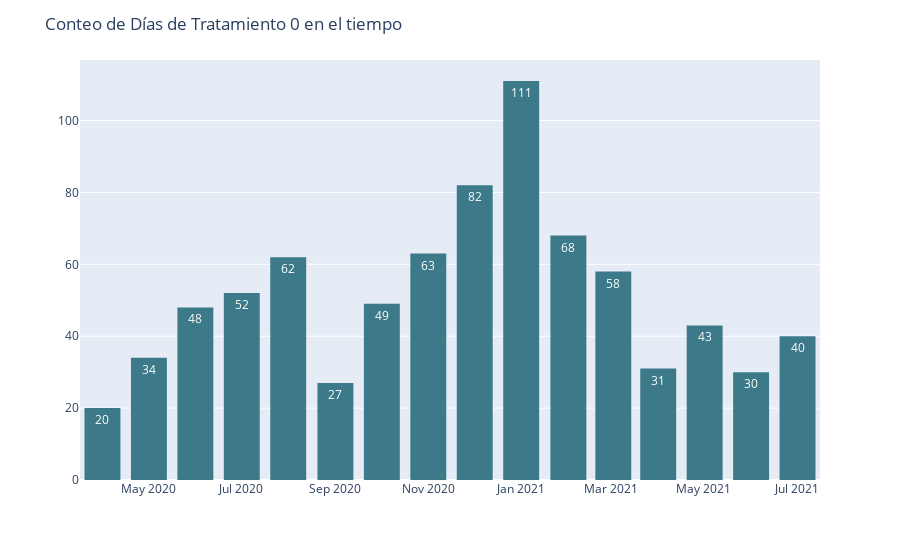

The code cell stored with this chart in its notebook:
### Markdown cell above
La media parece ser estable durante todo un año, hasta que en Marzo del 2021 empieza a caer notablemente el promedio de días de tratamiento. 
Esto podría deberse a la entrada de las vacunas, lamentablemente el cubo Insurers termina los datos hasta Julio 2021 y no nos permite poder analizar esta hipótesis.

Vale la pena hacer un análisis de conteo de ceros durante el mismo tiempo.

### Code cell
zerosDF = patientDF[patientDF["Treatment Days"] == 0]
fig = px.histogram(
    zerosDF,
    x="Ingress Month",
    labels={"Ingress Month": "Mes de ingreso"},
    text_auto=True
)
fig.update_traces(marker_color=CATEGORY_PALETTE[0])
fig.update_layout(bargap=0.2, title='Conteo de Días de Tratamiento 0 en el tiempo', yaxis_title='', xaxis_title='')
fig.show()

### Figure 1 — Plotly figure (JSON) as saved in the notebook; plotly's stock layout.template omitted (floating-point values rounded to 4 significant figures; data arrays with more than 128 entries replaced by an {"elided": "..."} marker saying what was removed)
{"data": [{"alignmentgroup": "True", "bingroup": "x", "hovertemplate": "Mes de ingreso=%{x}<br>count=%{y}<extra></extra>", "legendgroup": "", "marker": {"color": "#3C7A89", "pattern": {"shape": ""}}, "name": "", "offsetgroup": "", "orientation": "v", "showlegend": false, "texttemplate": "%{value}", "type": "histogram", "x": {"elided": "818 str values"}, "xaxis": "x", "yaxis": "y"}], "layout": {"bargap": 0.2, "barmode": "relative", "legend": {"tracegroupgap": 0}, "margin": {"t": 60}, "title": {"text": "Conteo de Días de Tratamiento 0 en el tiempo"}, "xaxis": {"anchor": "y", "domain": [0, 1], "title": {"text": ""}}, "yaxis": {"anchor": "x", "domain": [0, 1], "title": {"text": ""}}}}
